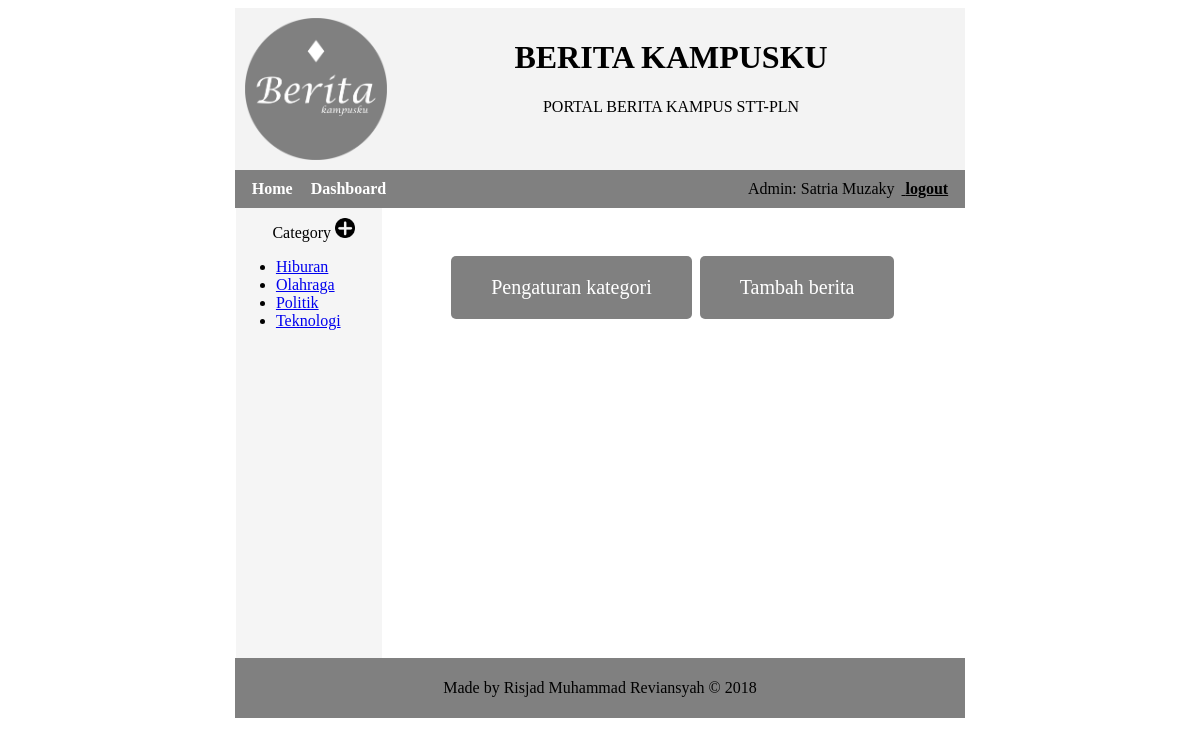
Page /dashboard.php (signed in) on the committed database.
### tables this page shows
CREATE TABLE `category` (
  `id` int(11) NOT NULL,
  `category_name` varchar(20) NOT NULL,
  `admin_id` int(11) NOT NULL
);

### dashboard.php (the view)
<?php require 'header_auth.php'; ?>
<div class="main-content">
  <div class="navigate">
    <p>Category
      <?php
      if (isset($_SESSION['first_name'])) {
        echo "<a href='kategori.php'>
              <img src='image/plus.png' alt='plus' width='20px'>
              </a>";
      }
      ?>
    </p>
    <ul>
      <?php
        $stmt = $conn->prepare('SELECT id, category_name FROM category ORDER BY category_name ASC');
        $stmt->execute();
        while ($row = $stmt->fetch(PDO::FETCH_OBJ)) {
          echo "<li><a href='search.php?category=".$row->id."'>".$row->category_name."</a></li>";
        }
      ?>
    </ul>
  </div>
  <div class="article">
    <center>
      <div class="news-table">
         <table>
           <br><br>
           <tr>
             <td><a href="kategori.php" id="default">Pengaturan kategori</a></td>
             <td><a href="berita_insert_form.php" id="default">Tambah berita</a></td>
           </tr>
         </table>
      </div>
  </center>
  </div>
</div>
<?php require 'footer_auth.php'; ?>

### css/style.css (style rules this page uses)
.header-text h1, p { text-align: center; }
.main-content { width: 61.5%; margin: auto; background-color: whitesmoke; overflow: hidden; }
.navigate { float: left; width:20%; }
.navigate p { margin: 10px 0 10px 10px; }
.article { background-color: white; float: left; width: 80%; min-height: 450px; }
table { padding:5px; }
#default { background-color: grey; border-radius: 5px; color: white; padding: 20px 40px; text-align: center; text-decoration: none; display: inline-block; font-size: 20px; margin: 4px 2px; cursor: pointer; }

### rows in the picture
category: category_name "Hiburan"
category: category_name "Olahraga"
category: category_name "Politik"
category: category_name "Teknologi"

### other values in the picture
$user "Satria Muzaky"
